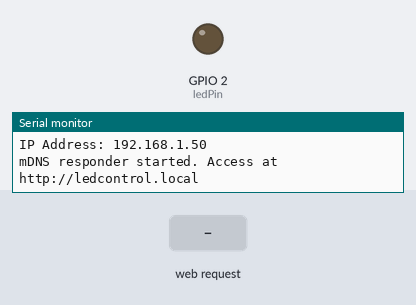
Bench run of a sketch on a simulated ESP32. On the bench: output pins drawn as LEDs (lit = HIGH), the last lines printed to the serial monitor. The inputs (shaded band) are chosen by the test bench. WiFi joins after 1.5 s; servers stay silent unless stated.

Above: at 2.7 s.
2.8 s: HTTP request GET /toggle received
At 3.5 s:
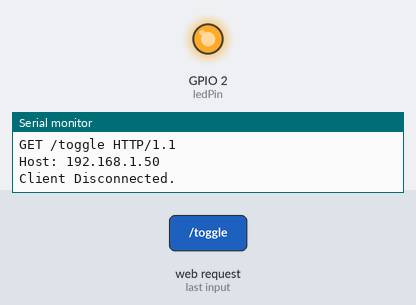
Timing chart, 0 to 5.8 s (numbered marks = the images above; inputs shaded):
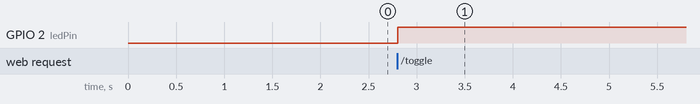

Measured:
- after the input at 2.8 s, GPIO 2 (ledPin): LOW → HIGH at once

The sketch:

basic_wifimanager_mdns.ino
```cpp
#include <WiFiManager.h>  // Include the WiFiManager library
#include <ESPmDNS.h>      // Include the mDNS library

// LED pin definition
const int ledPin = 2;  // Change to your desired LED pin

void setup() {
  // Initialize serial monitor
  Serial.begin(115200);

  // Set up LED pin as output and turn it off initially
  pinMode(ledPin, OUTPUT);
  digitalWrite(ledPin, LOW);

  // Create an instance of WiFiManager
  WiFiManager wifiManager;

  // AutoConnect will attempt to connect to the last known network, or start an AP + Web portal for configuration
  if (!wifiManager.autoConnect("LED_Controller_AP")) {
    Serial.println("Failed to connect and hit timeout");
    ESP.restart();
  }

  // Print the IP address once connected
  Serial.println("Connected to Wi-Fi!");
  Serial.print("IP Address: ");
  Serial.println(WiFi.localIP());

  // Start mDNS responder with the hostname "ledcontrol"
  if (!MDNS.begin("ledcontrol")) {
    Serial.println("Error starting mDNS responder!");
    while (1) {
      delay(1000);
    }
  }
  Serial.println("mDNS responder started. Access at http://ledcontrol.local");

  // Add mDNS service for HTTP
  MDNS.addService("http", "tcp", 80);
}

void loop() {
  // Create an HTTP server on port 80
  WiFiClient client = WiFiServer(80).available();

  if (client) {
    Serial.println("New Client Connected.");
    String currentLine = "";

    while (client.connected()) {
      if (client.available()) {
        char c = client.read();
        Serial.write(c);  // Debugging output in the serial monitor

        // Check if the HTTP request ends
        if (c == '\n') {
          // If current line is blank, then the HTTP request has ended
          if (currentLine.length() == 0) {
            // Send the HTTP response
            client.println("HTTP/1.1 200 OK");
            client.println("Content-type:text/html");
            client.println();
            client.print("<!DOCTYPE html><html><head><title>ESP32 LED Control</title></head><body>");
            client.print("<h1>Control the LED</h1>");
            client.print("<p>LED State: ");
            client.print((digitalRead(ledPin) == HIGH) ? "ON" : "OFF");
            client.print("</p>");
            client.print("<button onclick=\"toggleLED()\">Toggle LED</button>");
            client.print("<script>function toggleLED() {var xhr = new XMLHttpRequest(); xhr.open('GET', '/toggle', true); xhr.send();}</script>");
            client.print("</body></html>");
            client.println();
            break;  // Break the while loop
          } else {
            // Reset current line
            currentLine = "";
          }
        } else if (c != '\r') {
          currentLine += c;  // Add each character to the current line
        }

        // Check for the toggle LED request
        if (currentLine.endsWith("GET /toggle")) {
          digitalWrite(ledPin, !digitalRead(ledPin));  // Toggle LED state
        }
      }
    }

    // Close the connection
    client.stop();
    Serial.println("Client Disconnected.");
  }
}
```
